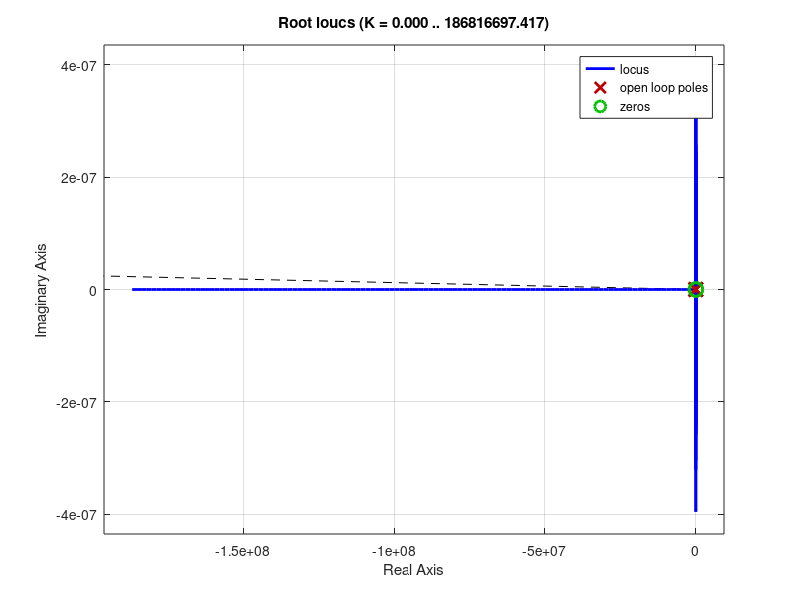

Here is the MATLAB script that generated this plot:
pkg load control;

s = tf('s');

% G = (3*s-1)/(1.5*s+1);
% H = 1;
G = (s*s+2*s+1)/(s*(s+4)*(s+1));
H = 1;

rlocus(G*H);
